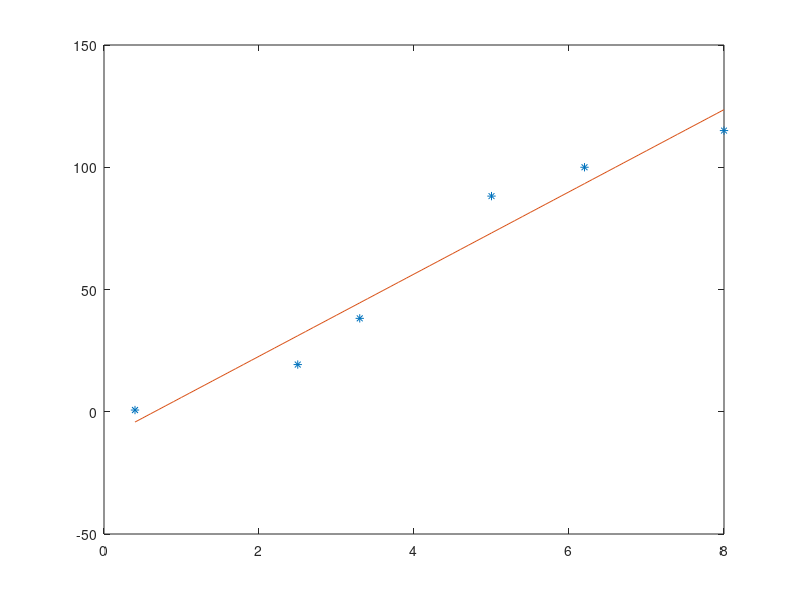

MATLAB code for this plot:
clc;
clear all;
close all;
x=[0.4 2.5 3.3 5.0 6.2 8.0];
y=[0.7 19.3 38.2 88.2 100 115];
plot(x,y)
p=polyfit(x,y,1)
xp=0.4:.1:8.0;
yp=polyval(p,xp);
plot(x,y,"*",xp,yp)
fprintf("y= %f*x%f \n",p(1),p(2))